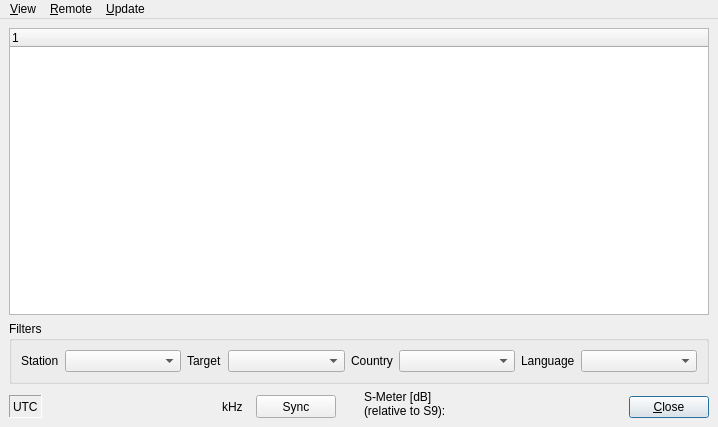
<?xml version="1.0" encoding="UTF-8"?>
<ui version="4.0">
 <class>StationsDlgbase</class>
 <widget class="QMainWindow" name="StationsDlgbase">
  <property name="geometry">
   <rect>
    <x>0</x>
    <y>0</y>
    <width>718</width>
    <height>427</height>
   </rect>
  </property>
  <property name="windowTitle">
   <string>Stations</string>
  </property>
  <property name="windowIcon">
   <iconset resource="res/icons.qrc">
    <normaloff>:/icons/MainIcon.svg</normaloff>:/icons/MainIcon.svg</iconset>
  </property>
  <widget class="QWidget" name="centralwidget">
   <layout class="QVBoxLayout" name="verticalLayout">
    <item>
     <widget class="QTreeWidget" name="ListViewStations">
      <property name="autoScroll">
       <bool>true</bool>
      </property>
      <property name="rootIsDecorated">
       <bool>false</bool>
      </property>
      <property name="uniformRowHeights">
       <bool>true</bool>
      </property>
      <attribute name="headerMinimumSectionSize">
       <number>30</number>
      </attribute>
      <column>
       <property name="text">
        <string/>
       </property>
      </column>
     </widget>
    </item>
    <item>
     <widget class="QGroupBox" name="groupBox">
      <property name="title">
       <string>Filters</string>
      </property>
      <layout class="QHBoxLayout" name="horizontalLayout">
       <item>
        <widget class="QLabel" name="TextLabelStation">
         <property name="text">
          <string>Station</string>
         </property>
        </widget>
       </item>
       <item>
        <widget class="QComboBox" name="ComboBoxFilterStation">
         <property name="sizePolicy">
          <sizepolicy hsizetype="MinimumExpanding" vsizetype="Fixed">
           <horstretch>0</horstretch>
           <verstretch>0</verstretch>
          </sizepolicy>
         </property>
        </widget>
       </item>
       <item>
        <widget class="QLabel" name="TextLabelTarget">
         <property name="text">
          <string>Target</string>
         </property>
         <property name="wordWrap">
          <bool>false</bool>
         </property>
        </widget>
       </item>
       <item>
        <widget class="QComboBox" name="ComboBoxFilterTarget">
         <property name="sizePolicy">
          <sizepolicy hsizetype="MinimumExpanding" vsizetype="Fixed">
           <horstretch>0</horstretch>
           <verstretch>0</verstretch>
          </sizepolicy>
         </property>
        </widget>
       </item>
       <item>
        <widget class="QLabel" name="TextLabelCountry">
         <property name="text">
          <string>Country</string>
         </property>
         <property name="wordWrap">
          <bool>false</bool>
         </property>
        </widget>
       </item>
       <item>
        <widget class="QComboBox" name="ComboBoxFilterCountry">
         <property name="sizePolicy">
          <sizepolicy hsizetype="MinimumExpanding" vsizetype="Fixed">
           <horstretch>0</horstretch>
           <verstretch>0</verstretch>
          </sizepolicy>
         </property>
        </widget>
       </item>
       <item>
        <widget class="QLabel" name="TextLabelLanguage">
         <property name="text">
          <string>Language</string>
         </property>
         <property name="wordWrap">
          <bool>false</bool>
         </property>
        </widget>
       </item>
       <item>
        <widget class="QComboBox" name="ComboBoxFilterLanguage">
         <property name="sizePolicy">
          <sizepolicy hsizetype="MinimumExpanding" vsizetype="Fixed">
           <horstretch>0</horstretch>
           <verstretch>0</verstretch>
          </sizepolicy>
         </property>
        </widget>
       </item>
      </layout>
     </widget>
    </item>
    <item>
     <layout class="QHBoxLayout" name="horizontalLayout_3">
      <item>
       <layout class="QVBoxLayout" name="verticalLayout_2">
        <property name="spacing">
         <number>0</number>
        </property>
        <item>
         <widget class="QWidget" name="widget_2" native="true">
          <property name="sizePolicy">
           <sizepolicy hsizetype="Minimum" vsizetype="Minimum">
            <horstretch>0</horstretch>
            <verstretch>0</verstretch>
           </sizepolicy>
          </property>
         </widget>
        </item>
        <item>
         <layout class="QHBoxLayout" name="horizontalLayout_2">
          <property name="spacing">
           <number>6</number>
          </property>
          <item>
           <widget class="QLabel" name="TextLabelUTCTime">
            <property name="sizePolicy">
             <sizepolicy hsizetype="Minimum" vsizetype="Maximum">
              <horstretch>0</horstretch>
              <verstretch>0</verstretch>
             </sizepolicy>
            </property>
            <property name="minimumSize">
             <size>
              <width>0</width>
              <height>23</height>
             </size>
            </property>
            <property name="frameShape">
             <enum>QFrame::Shape::Panel</enum>
            </property>
            <property name="frameShadow">
             <enum>QFrame::Shadow::Sunken</enum>
            </property>
            <property name="text">
             <string>UTC</string>
            </property>
            <property name="wordWrap">
             <bool>false</bool>
            </property>
           </widget>
          </item>
          <item>
           <widget class="QwtCounter" name="QwtCounterFrequency" native="true">
            <property name="sizePolicy">
             <sizepolicy hsizetype="Fixed" vsizetype="Maximum">
              <horstretch>0</horstretch>
              <verstretch>0</verstretch>
             </sizepolicy>
            </property>
            <property name="minimumSize">
             <size>
              <width>168</width>
              <height>0</height>
             </size>
            </property>
           </widget>
          </item>
          <item>
           <widget class="QLabel" name="TextLabel1">
            <property name="sizePolicy">
             <sizepolicy hsizetype="Minimum" vsizetype="Minimum">
              <horstretch>0</horstretch>
              <verstretch>0</verstretch>
             </sizepolicy>
            </property>
            <property name="text">
             <string>kHz  </string>
            </property>
            <property name="wordWrap">
             <bool>false</bool>
            </property>
            <property name="buddy">
             <cstring>QwtCounterFrequency</cstring>
            </property>
           </widget>
          </item>
          <item>
           <widget class="QPushButton" name="syncBtn">
            <property name="sizePolicy">
             <sizepolicy hsizetype="Minimum" vsizetype="Minimum">
              <horstretch>0</horstretch>
              <verstretch>0</verstretch>
             </sizepolicy>
            </property>
            <property name="text">
             <string>Sync</string>
            </property>
            <property name="iconSize">
             <size>
              <width>16</width>
              <height>16</height>
             </size>
            </property>
            <property name="flat">
             <bool>false</bool>
            </property>
           </widget>
          </item>
         </layout>
        </item>
       </layout>
      </item>
      <item>
       <spacer name="horizontalSpacer_2">
        <property name="orientation">
         <enum>Qt::Orientation::Horizontal</enum>
        </property>
        <property name="sizeHint" stdset="0">
         <size>
          <width>20</width>
          <height>20</height>
         </size>
        </property>
       </spacer>
      </item>
      <item>
       <widget class="QLabel" name="TextLabelSMeter">
        <property name="sizePolicy">
         <sizepolicy hsizetype="Minimum" vsizetype="Minimum">
          <horstretch>0</horstretch>
          <verstretch>0</verstretch>
         </sizepolicy>
        </property>
        <property name="text">
         <string>S-Meter [dB]
(relative to S9):</string>
        </property>
        <property name="wordWrap">
         <bool>false</bool>
        </property>
       </widget>
      </item>
      <item>
       <widget class="QwtThermo" name="ProgrSigStrength" native="true">
        <property name="sizePolicy">
         <sizepolicy hsizetype="Fixed" vsizetype="Maximum">
          <horstretch>0</horstretch>
          <verstretch>0</verstretch>
         </sizepolicy>
        </property>
        <property name="minimumSize">
         <size>
          <width>150</width>
          <height>0</height>
         </size>
        </property>
       </widget>
      </item>
      <item>
       <spacer name="horizontalSpacer">
        <property name="orientation">
         <enum>Qt::Orientation::Horizontal</enum>
        </property>
        <property name="sizeType">
         <enum>QSizePolicy::Policy::Expanding</enum>
        </property>
        <property name="sizeHint" stdset="0">
         <size>
          <width>20</width>
          <height>20</height>
         </size>
        </property>
       </spacer>
      </item>
      <item>
       <layout class="QVBoxLayout" name="verticalLayout_1">
        <property name="spacing">
         <number>0</number>
        </property>
        <item>
         <widget class="QWidget" name="widget" native="true">
          <property name="sizePolicy">
           <sizepolicy hsizetype="Minimum" vsizetype="Minimum">
            <horstretch>0</horstretch>
            <verstretch>0</verstretch>
           </sizepolicy>
          </property>
         </widget>
        </item>
        <item>
         <widget class="QPushButton" name="buttonOk">
          <property name="sizePolicy">
           <sizepolicy hsizetype="Minimum" vsizetype="Maximum">
            <horstretch>0</horstretch>
            <verstretch>0</verstretch>
           </sizepolicy>
          </property>
          <property name="text">
           <string>&amp;Close</string>
          </property>
          <property name="autoDefault">
           <bool>true</bool>
          </property>
          <property name="default">
           <bool>true</bool>
          </property>
         </widget>
        </item>
       </layout>
      </item>
     </layout>
    </item>
   </layout>
  </widget>
  <widget class="QMenuBar" name="menubar">
   <property name="geometry">
    <rect>
     <x>0</x>
     <y>0</y>
     <width>718</width>
     <height>33</height>
    </rect>
   </property>
   <widget class="QMenu" name="menuView">
    <property name="title">
     <string>&amp;View</string>
    </property>
    <widget class="QMenu" name="menuStations_preview">
     <property name="title">
      <string>Stations &amp;preview</string>
     </property>
     <addaction name="actionDisabled"/>
     <addaction name="action5minutes"/>
     <addaction name="action15minutes"/>
     <addaction name="action30minutes"/>
    </widget>
    <addaction name="actionShowOnlyActiveStations"/>
    <addaction name="actionShowAllStations"/>
    <addaction name="menuStations_preview"/>
    <addaction name="separator"/>
    <addaction name="actionClose"/>
   </widget>
   <widget class="QMenu" name="menuRemote">
    <property name="title">
     <string>&amp;Remote</string>
    </property>
    <addaction name="actionChooseRig"/>
    <addaction name="actionEnable_S_Meter"/>
    <addaction name="separator"/>
    <addaction name="actionSyncRigFreq"/>
   </widget>
   <widget class="QMenu" name="menuUpdate">
    <property name="title">
     <string>&amp;Update</string>
    </property>
    <addaction name="actionGetUpdate"/>
   </widget>
   <addaction name="menuView"/>
   <addaction name="menuRemote"/>
   <addaction name="menuUpdate"/>
  </widget>
  <action name="actionShowOnlyActiveStations">
   <property name="checkable">
    <bool>true</bool>
   </property>
   <property name="text">
    <string>Show only active stations</string>
   </property>
  </action>
  <action name="actionShowAllStations">
   <property name="checkable">
    <bool>true</bool>
   </property>
   <property name="text">
    <string>Show all stations</string>
   </property>
  </action>
  <action name="action5minutes">
   <property name="checkable">
    <bool>true</bool>
   </property>
   <property name="text">
    <string>5 minutes</string>
   </property>
  </action>
  <action name="action15minutes">
   <property name="checkable">
    <bool>true</bool>
   </property>
   <property name="text">
    <string>15 minutes</string>
   </property>
  </action>
  <action name="action30minutes">
   <property name="checkable">
    <bool>true</bool>
   </property>
   <property name="text">
    <string>30 minutes</string>
   </property>
  </action>
  <action name="actionGetUpdate">
   <property name="text">
    <string>Get &amp;Update...</string>
   </property>
  </action>
  <action name="actionChooseRig">
   <property name="text">
    <string>&amp;Rig Settings...</string>
   </property>
  </action>
  <action name="actionDisabled">
   <property name="checkable">
    <bool>true</bool>
   </property>
   <property name="text">
    <string>&amp;Disabled</string>
   </property>
  </action>
  <action name="actionEnable_S_Meter">
   <property name="checkable">
    <bool>true</bool>
   </property>
   <property name="text">
    <string>Enable &amp;S-Meter</string>
   </property>
  </action>
  <action name="actionClose">
   <property name="text">
    <string>&amp;Close</string>
   </property>
  </action>
  <action name="actionSyncRigFreq">
   <property name="text">
    <string>Sync Rig &amp;Freq</string>
   </property>
   <property name="toolTip">
    <string>Synchronise with rig frequency</string>
   </property>
  </action>
 </widget>
 <customwidgets>
  <customwidget>
   <class>QwtCounter</class>
   <extends>QWidget</extends>
   <header>qwt_counter.h</header>
  </customwidget>
  <customwidget>
   <class>QwtThermo</class>
   <extends>QWidget</extends>
   <header>qwt_thermo.h</header>
  </customwidget>
 </customwidgets>
 <resources>
  <include location="res/icons.qrc"/>
 </resources>
 <connections/>
</ui>
